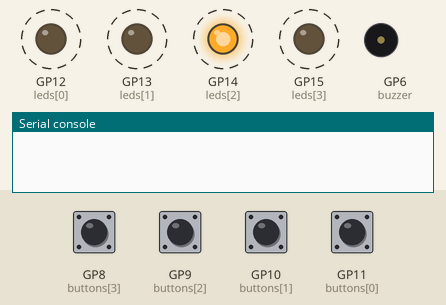
Bench run of a program on a simulated Raspberry Pi Pico running MicroPython. Parts: output pins drawn as LEDs (lit = HIGH), buzzer (waves = sounding), the last lines printed to the serial console. Dashed ring = blinking. Inputs (shaded band) come from the test bench; at power-on: GP8 (buttons[3]), GP9 (buttons[2]), GP10 (buttons[1]), GP11 (buttons[0]) HIGH. Random numbers come from a fixed seed.

Above: at 1.25 s.
1.3 s: GP8 (buttons[3]) pulled LOW for 1 s
At 1.45 s:
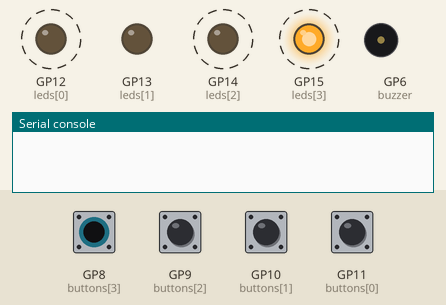
At 4.2 s:
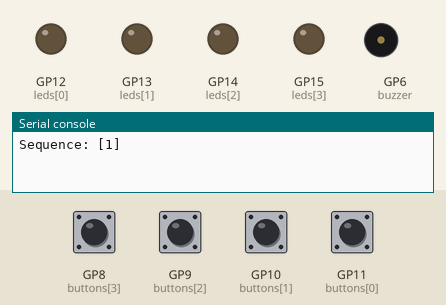
4.8 s: GP9 (buttons[2]) pulled LOW for 1 s
At 5.9 s:
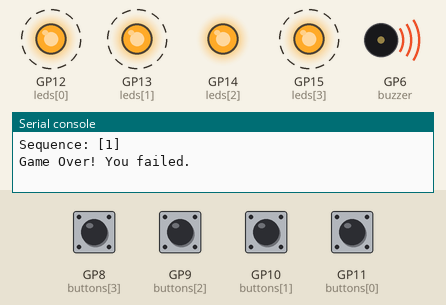
8.3 s: GP8 (buttons[3]) driven LOW and GP9 (buttons[2]) driven LOW
12.0 s: GP9 (buttons[2]) driven HIGH
15.5 s: GP8 (buttons[3]) driven HIGH
19.0 s: GP10 (buttons[1]) pulled LOW for 1 s
At 20.5 s:
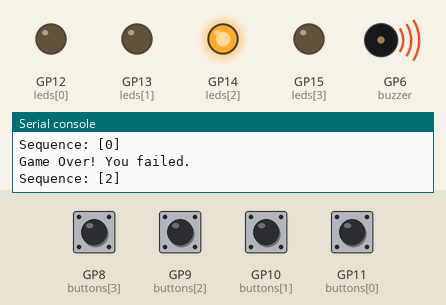
Timing chart, 0 to 22.6 s (numbered marks = the images above; inputs shaded):
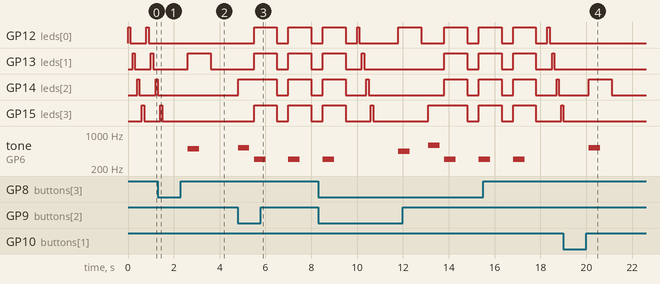

Measured:
- after the input at 1.3 s, tone on GP6 (buzzer): silent → 494 Hz after 1.3 s, → silent 0.50 s later
- after the input at 4.8 s, GP12 (leds[0]), GP13 (leds[1]), GP15 (leds[3]): alternates HIGH for 1.0 s and LOW for 0.50 s, starting after 0.70 s; GP14 (leds[2]): LOW → HIGH at once, → LOW 1.7 s later, → HIGH 0.50 s later, → LOW 1.0 s later; tone on GP6 (buzzer): plays 523 Hz for 0.50 s, 300 Hz for 0.50 s, 300 Hz for 0.50 s, starting at once
- after the input at 19.0 s, tone on GP6 (buzzer): silent → 523 Hz after 1.1 s, → silent 0.50 s later
- by itself, GP12 (leds[0]): alternates HIGH for 0.10 s and LOW for 0.70 s

The program:

main.py
```python
import machine
import time
import random

# Define GPIO pins for LEDs and buttons
LED_PINS = [12, 13, 14, 15]  # Blue, Red, Yellow, Green
BUTTON_PINS = [11, 10, 9, 8]  # Blue, Red, Yellow, Green
BUZZER_PIN = 6                # Buzzer pin

# Initialize LEDs, buttons, and buzzer
leds = [machine.Pin(pin, machine.Pin.OUT) for pin in LED_PINS]
buttons = [machine.Pin(pin, machine.Pin.IN, machine.Pin.PULL_UP) for pin in BUTTON_PINS]
buzzer = machine.PWM(machine.Pin(BUZZER_PIN))

# Define frequencies for each LED color (in Hz)
FREQUENCIES = [440, 494, 523, 587]  # A4, B4, C5, D5

# Game variables
sequence = []
user_input = []
speed = 1.0  # Start speed

def play_tone(frequency):
    buzzer.freq(frequency)  # Set frequency
    buzzer.duty_u16(512)        # Set duty cycle (50% - adjust as needed)
    time.sleep(0.5)         # Play tone for 0.5 seconds
    buzzer.duty_u16(0)          # Stop the tone

def light_led(index):
    leds[index].on()
    play_tone(FREQUENCIES[index])  # Play the corresponding tone
    time.sleep(0.5)  # LED on for 0.5 seconds
    leds[index].off()
    time.sleep(0.2)  # Short pause between LEDs

def flash_button(index):
    # Flash the button LED while pressed
    leds[index].on()
    play_tone(FREQUENCIES[index])  # Play the corresponding tone when button is pressed
    time.sleep(0.2)
    leds[index].off()

def get_user_input():
    global user_input
    user_input = []

    while len(user_input) < len(sequence):
        for i, button in enumerate(buttons):
            if button.value() == 0:  # Button is pressed
                flash_button(i)  # Flash the corresponding LED
                user_input.append(i)  # Add the index of the pressed button

                # Check immediately after each input
                if user_input[-1] != sequence[len(user_input) - 1]:
                    return False  # Mistake detected
                time.sleep(0.3)  # Debounce delay
                while button.value() == 0:  # Wait for button release
                    time.sleep(0.2)
    return True  # Input complete

def check_sequence():
    return user_input == sequence

def idle_mode():
    while True:
        for i in range(len(leds)):
            leds[i].on()
            time.sleep(0.1)  # Shorter delay for idle mode
            leds[i].off()
            time.sleep(0.1)
        # Check for button press to start the game
        if any(button.value() == 0 for button in buttons):
            break

def game_over():
    # Flash all LEDs together for game over
    for _ in range(3):  # Flash 3 times
        for led in leds:
            led.on()
        play_tone(300)  # Play a different tone for game over
        time.sleep(0.5)
        for led in leds:
            led.off()
        time.sleep(0.5)

def play_game():
    global sequence  # Ensure we modify the global sequence

    # Reset the sequence at the start of each game
    sequence = []

    while True:
        # Generate a new LED index that is not already in the sequence
        next_led = random.randint(0, 3)  # Random index for LEDs
        sequence.append(next_led)
        print("Sequence:", sequence)  # Debugging line

        # Display the sequence
        for led_index in sequence:
            light_led(led_index)
            time.sleep(0.1)

        # Get user input
        if not get_user_input():  # Check for mistakes immediately
            print("Game Over! You failed.")
            game_over()  # Flash LEDs for game over
            break  # Exit game to return to idle mode

        print("Correct! Next round.")

# Main loop
while True:
    idle_mode()  # Start in idle mode
    time.sleep(1)  # Wait for 1 second before starting the game
    play_game()  # Start the game when a button is pressed
```
